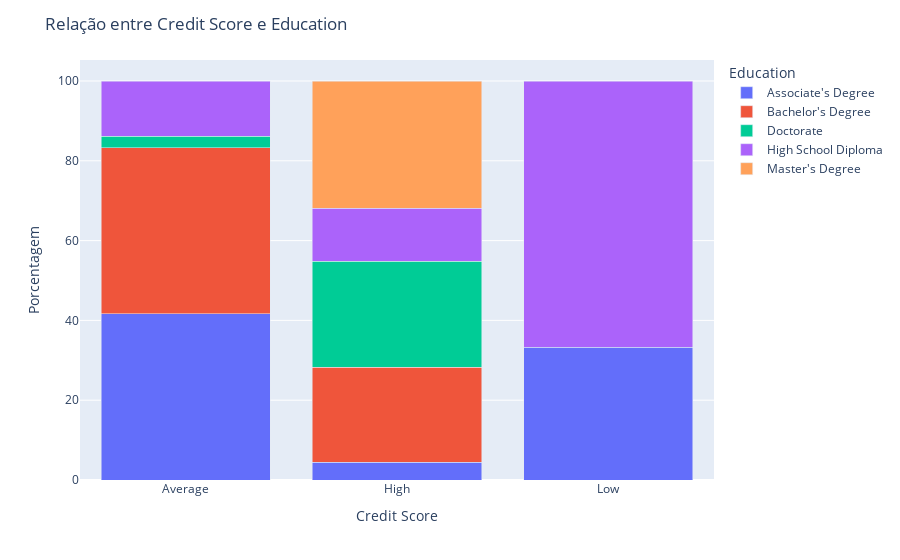

The code cell stored with this chart in its notebook:
### Code cell
df_grouped = df.groupby(['Credit Score', 'Education']).size().reset_index(name='count')
total_por_credit_score = df_grouped.groupby('Credit Score')['count'].transform('sum')
df_grouped['percent'] = (df_grouped['count'] / total_por_credit_score) * 100
fig = px.bar(df_grouped, x='Credit Score', y='percent', color='Education', barmode='stack',
             labels={'Credit Score': 'Credit Score', 'percent': 'Porcentagem', 'Education': 'Education'})

fig.update_layout(title='Relação entre Credit Score e Education',
                  yaxis_title='Porcentagem',
                  legend_title='Education')
fig.show()

# Pode-se observar uma relação positiva entre o nível de educação e o score de crédito, visto que a maioria dos clientes com credit score baixo possuem apenas o diploma do ensino médio ou diploma de associado. Enquanto os clientes com credit score alto predominantemente possuem doutorado, mestrado ou bacharelado.

### Figure 1 — Plotly figure (JSON) as saved in the notebook; plotly's stock layout.template omitted (floating-point values rounded to 4 significant figures)
{"data": [{"alignmentgroup": "True", "hovertemplate": "Education=Associate's Degree<br>Credit Score=%{x}<br>Porcentagem=%{y}<extra></extra>", "legendgroup": "Associate's Degree", "marker": {"color": "#636efa", "pattern": {"shape": ""}}, "name": "Associate's Degree", "offsetgroup": "Associate's Degree", "orientation": "v", "showlegend": true, "textposition": "auto", "type": "bar", "x": ["Average", "High", "Low"], "xaxis": "x", "y": [41.67, 4.425, 33.33], "yaxis": "y"}, {"alignmentgroup": "True", "hovertemplate": "Education=Bachelor's Degree<br>Credit Score=%{x}<br>Porcentagem=%{y}<extra></extra>", "legendgroup": "Bachelor's Degree", "marker": {"color": "#EF553B", "pattern": {"shape": ""}}, "name": "Bachelor's Degree", "offsetgroup": "Bachelor's Degree", "orientation": "v", "showlegend": true, "textposition": "auto", "type": "bar", "x": ["Average", "High"], "xaxis": "x", "y": [41.67, 23.89], "yaxis": "y"}, {"alignmentgroup": "True", "hovertemplate": "Education=Doctorate<br>Credit Score=%{x}<br>Porcentagem=%{y}<extra></extra>", "legendgroup": "Doctorate", "marker": {"color": "#00cc96", "pattern": {"shape": ""}}, "name": "Doctorate", "offsetgroup": "Doctorate", "orientation": "v", "showlegend": true, "textposition": "auto", "type": "bar", "x": ["Average", "High"], "xaxis": "x", "y": [2.778, 26.55], "yaxis": "y"}, {"alignmentgroup": "True", "hovertemplate": "Education=High School Diploma<br>Credit Score=%{x}<br>Porcentagem=%{y}<extra></extra>", "legendgroup": "High School Diploma", "marker": {"color": "#ab63fa", "pattern": {"shape": ""}}, "name": "High School Diploma", "offsetgroup": "High School Diploma", "orientation": "v", "showlegend": true, "textposition": "auto", "type": "bar", "x": ["Average", "High", "Low"], "xaxis": "x", "y": [13.89, 13.27, 66.67], "yaxis": "y"}, {"alignmentgroup": "True", "hovertemplate": "Education=Master's Degree<br>Credit Score=%{x}<br>Porcentagem=%{y}<extra></extra>", "legendgroup": "Master's Degree", "marker": {"color": "#FFA15A", "pattern": {"shape": ""}}, "name": "Master's Degree", "offsetgroup": "Master's Degree", "orientation": "v", "showlegend": true, "textposition": "auto", "type": "bar", "x": ["High"], "xaxis": "x", "y": [31.86], "yaxis": "y"}], "layout": {"autosize": true, "barmode": "stack", "legend": {"title": {"text": "Education"}, "tracegroupgap": 0}, "margin": {"t": 60}, "title": {"text": "Relação entre Credit Score e Education"}, "xaxis": {"anchor": "y", "autorange": true, "domain": [0, 1], "range": [-0.5, 2.5], "title": {"text": "Credit Score"}, "type": "category"}, "yaxis": {"anchor": "x", "autorange": true, "domain": [0, 1], "range": [0, 105.3], "title": {"text": "Porcentagem"}, "type": "linear"}}}
